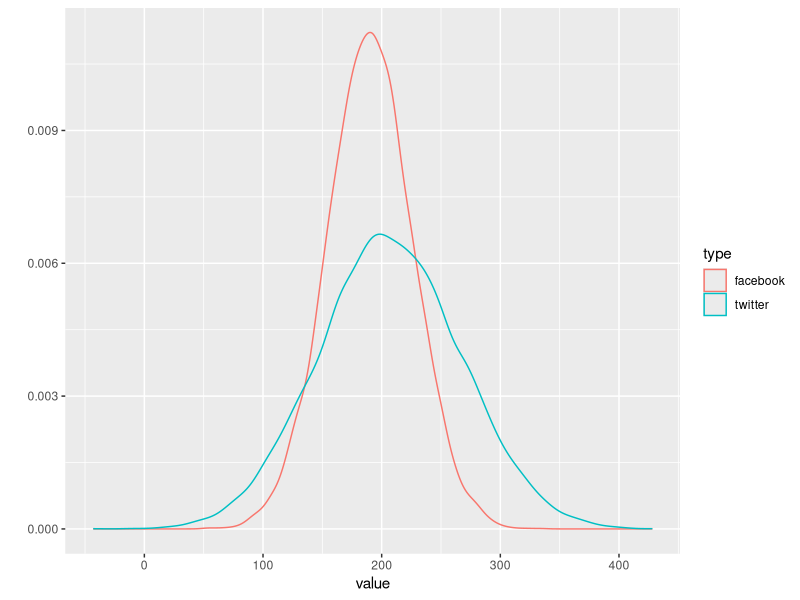

Reproduce this figure in R.

####################### z-score ########################################  
library("ggplot2")
facebook_pop <- rnorm(n= 10000, 190, 36)
twitter_pop <- rnorm(n = 10000, 208, 60)
total_pop <- data.frame(value=facebook_pop, type="facebook")
total_pop <- rbind.data.frame(total_pop, data.frame(value=twitter_pop, type="twitter"))

qplot(x = value, data = total_pop, geom="density", color=type)


########### comparison goes here ############################
zscore_facebook = (63 - mean(facebook_pop))/sd(facebook_pop)
zscore_twitter = (54 - mean(twitter_pop))/sd(twitter_pop)
